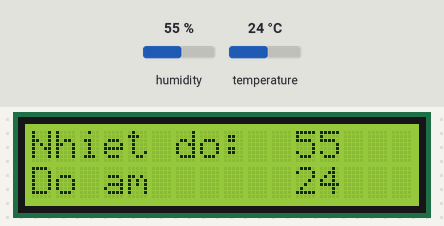
The sketch below on a simulated Arduino Uno, built with avr-gcc and run on an emulated ATmega328P. Shown: 16×2 character LCD. Inputs (shaded band) come from the test bench; at power-on: humidity 55 %, temperature 24 °C. What the sketch prints to the serial monitor is not drawn.

Above: at 1.2 s.
1.3 s: humidity set to 22 %
At 3.4 s:
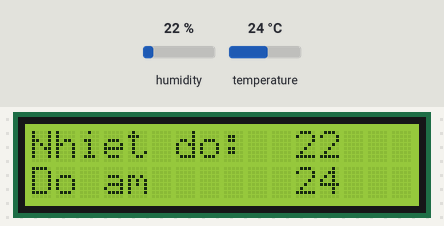
4.0 s: temperature set to 12 °C
At 5.5 s:
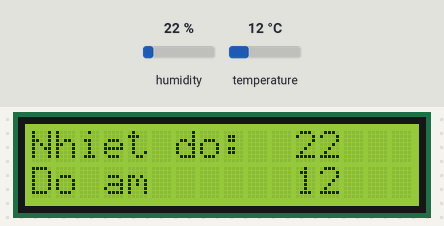
6.7 s: humidity set to 40 %
At 9.5 s:
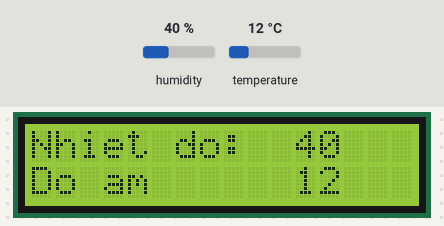
9.8 s: temperature set to 19 °C
At 11.8 s:
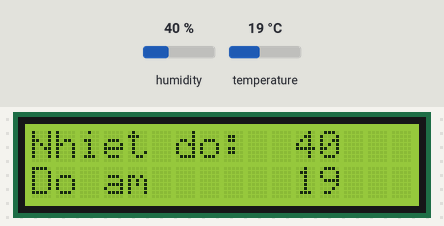
Timing chart, 0 to 13.3 s (numbered marks = the images above; inputs shaded):
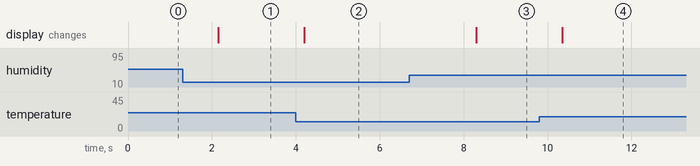

Measured:
- after the input at 1.3 s, the display: changes after 0.86 s (image 1)
- after the input at 4.0 s, the display: changes after 0.20 s (image 2)
- after the input at 6.7 s, the display: changes after 1.6 s (image 3)
- after the input at 9.8 s, the display: changes after 0.55 s (image 4)

The sketch:

sketch_may19a.ino
```cpp
#include <Wire.h>
#include <LiquidCrystal_I2C.h>
LiquidCrystal_I2C lcd(0x27,16,2);

//Include for DHT11

#include "DHT.h"

#define DHTPIN 12 // what digital pin we're connected to

#define DHTTYPE DHT11 // DHT 11

DHT dht(DHTPIN, DHTTYPE);

typedef struct {
  String Hum;
  String Temp;
  String rTemp;
  String rHum;

}DataCom  ;
String FinalSend;


void setup() {
lcd.init();
lcd.backlight();
lcd.print("Nhiet do:");
lcd.setCursor(0,1); // ( vi trí, hàng )
lcd.print("Do am");
 Serial.begin(9600);


}
void loop() {
    int h = dht.readHumidity();
  int t = dht.readTemperature();
  lcd.setCursor(11,0);
  lcd.print(h);
  lcd.setCursor(11,1);
  lcd.print(t);

  DataCom  DataSend;

  DataSend.Hum=char( h/10+48);
  DataSend.rHum=char(h%10+48);
  DataSend.Temp=char(t/10+48);
  DataSend.rTemp=char(t%10+48);


  FinalSend = DataSend.Hum;
  FinalSend += DataSend.rHum;
  FinalSend += DataSend.Temp;
  FinalSend += DataSend.rTemp;

Serial.println(h);
Serial.println(t);
//  Serial.println(FinalSend);
  delay(500);


}
```
